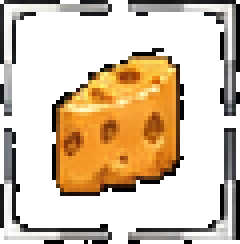
#> input picture games/spacemouse/ref/frames/cheese_pickup.png, 60 x 61 px (shown 4 times larger)
$ python sheetcheck.py ../games/spacemouse/ref/frames/cheese_pickup.png ../games/spacemouse/ref/frames/B3_warning_sign.png
#> lines starting #> are read from the running program, lines starting #| are printed output that depends on the picture; after the words box and inside, x2 and y2 are one past the last pixel; in counts of white or black regions, pixels touching at a corner belong together
#!/usr/bin/env python3
"""Check an art sheet from ChatGPT or Gemini before cutting it (the glyphite-art-prompt skill, step 5).

  python3 tools/sheetcheck.py games/<id>/ref/sheet.png shots/sheet

It finds the background (the median of the border), splits the sheet into pieces, tells label text (white letters with a
dark rim, at most a few lines tall) from drawings, and reports what makes cutting harder:
  - the background: its colour and how flat it is (JPEG noise);
  - the cut tolerance: how close the outline and the drawings' own colours come to the background (colours measured
    inside each drawing, its anti-aliased rim left out), so a cut with that tolerance stops at the outlines;
  - labels within 2 px of a drawing (a wide cut could join them), and drawings with a lot of white (white art, or a
    label merged into them);
  - drawings that are mostly near-black (anything darker than luminance 45 converts as outline).
It writes <out>_boxes.png (every drawing boxed and numbered, labels boxed in blue) and <out>_drawings.json (id, box,
size, dark, white) to read the boxes for tools/art.py from. Counting what is there against the prompt's list (frames per
animation, facings, missing and extra items) is still done by eye on the boxes image.

A game's tools/art.py can import it: analyse(path) returns the same pieces, and label_mask(sheet) the pixels of every label
(with a 2 px margin, never a drawing's pixels) to blank before cutting.
"""
import json, sys
from collections import deque
import numpy as np
from PIL import Image, ImageDraw


def analyse(src):
    """the sheet's background, noise, pieces (label text and drawings) and per-pixel piece ids"""
    a = np.asarray(Image.open(src).convert('RGB')).astype(int); H, W = a.shape[:2]
#> after `a = np.asarray(Image.open(src).convert('RGB')).astype(int)`:
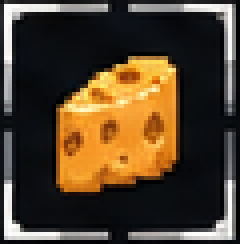
#> a: shape (61, 60, 3) int64 (shown 4 times larger); mean R, G, B 82.5, 65.3, 44.2
#> after `H, W = a.shape[:2]`: H = 61; W = 60
    border = np.concatenate([a[:6].reshape(-1, 3), a[-6:].reshape(-1, 3), a[:, :6].reshape(-1, 3), a[:, -6:].reshape(-1, 3)])
#> border = 1452 rows, first 8: [13, 15, 16], [56, 55, 56], [39, 39, 40], [36, 36, 38], [32, 30, 32], [27, 26, 28], [29, 29, 29], [31, 30, 31]
    bg = np.median(border, 0)
#> bg = [22, 23, 26]
    noise = float(np.percentile(np.sqrt(((border - bg) ** 2).sum(1)), 95))
#> noise = 389.7
    # what counts as drawing: clearly above the background's own noise (a dark outline on a near-black sheet is close to it)
    D = np.sqrt(((a - bg) ** 2).sum(2)); fg = D > max(12, 3 * noise)
#> after `D = np.sqrt(((a - bg) ** 2).sum(2))`:
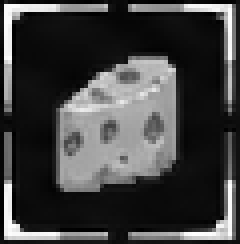
#> D: shape (61, 60) float64 (shown 4 times larger); min 1, max 399, mean 103.2; drawn with min black and max white
#> after `fg = D > max(12, 3 * noise)`: fg: shape (61, 60) bool; every value is 0
    white = (a.min(2) > 185) & (a.max(2) - a.min(2) < 40)
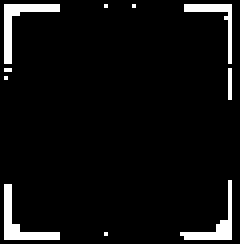
#> white: shape (61, 60) bool (shown 4 times larger); 5.7% white in thin lines or dots
    lum = .3 * a[..., 0] + .59 * a[..., 1] + .11 * a[..., 2]
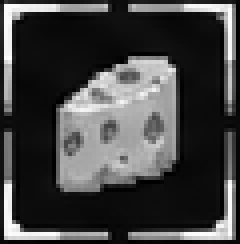
#> lum: shape (61, 60) float64 (shown 4 times larger); min 0, max 254, mean 68.2
    # pieces: 8-connected regions of non-background
    lab = np.zeros((H, W), np.int32); pieces = []
    for y0, x0 in zip(*np.nonzero(fg)):
        if lab[y0, x0]: continue
        n = len(pieces) + 1; lab[y0, x0] = n; q = deque([(y0, x0)]); ys, xs = [], []
        while q:
            y, x = q.popleft(); ys.append(y); xs.append(x)
            for dy in (-1, 0, 1):
                for dx in (-1, 0, 1):
                    yy, xx = y + dy, x + dx
                    if 0 <= yy < H and 0 <= xx < W and fg[yy, xx] and not lab[yy, xx]: lab[yy, xx] = n; q.append((yy, xx))
        ys, xs = np.array(ys), np.array(xs)
        pieces.append(dict(id=n, size=len(ys), box=[int(xs.min()), int(ys.min()), int(xs.max()) + 1, int(ys.max()) + 1],
                           white=float(white[ys, xs].mean()), dark=float((lum[ys, xs] < 45).mean())))
#> this loop made 0 passes
#> lab: shape (61, 60) int32; every value is 0
#> after the loop, pieces = []
    big = [p for p in pieces if p['size'] >= 40]
#> big = []
    # labels: white letters with a dark rim, in pieces no taller than a few lines of text (snow and wool are white too, but
    # in bigger pieces, or with less white in them)
    is_text = lambda p: p['white'] > .18 and p['box'][3] - p['box'][1] <= 90
    return dict(a=a, bg=bg, noise=noise, D=D, fg=fg, lum=lum, lab=lab,
                labels=[p for p in big if is_text(p)], drawings=[p for p in big if not is_text(p) and p['size'] > 300])


def grow(m, n):
    """a mask grown by n pixels (4-neighbours)"""
    g = m.copy()
    for _ in range(n): g[1:, :] |= g[:-1, :]; g[:-1, :] |= g[1:, :]; g[:, 1:] |= g[:, :-1]; g[:, :-1] |= g[:, 1:]
    return g


def label_mask(s):
    """every label's pixels plus a 2 px margin (their anti-aliased halo), never a drawing's pixels"""
    lab = s['lab']; m = np.isin(lab, [t['id'] for t in s['labels']])
    return grow(m, 2) & ~np.isin(lab, [p['id'] for p in s['drawings']])


def report(src, out):
    s = analyse(src); a, D, fg, lum, lab, labels, drawings = s['a'], s['D'], s['fg'], s['lum'], s['lab'], s['labels'], s['drawings']
#> after `s = analyse(src)`: s = 9 items
#> after `a, D, fg, lum, lab, labels, drawings = (s['a'], s['D'], s['fg'], s['lu`: labels = []; drawings = []
    H, W = a.shape[:2]; dids = {p['id'] for p in drawings}
#> after `H, W = a.shape[:2]`: H = 61; W = 60
#> after `dids = {p['id'] for p in drawings}`: dids = 0 items
    print(f'{src}: {W} x {H}, {Image.open(src).format}')
#| ../games/spacemouse/ref/frames/cheese_pickup.png: 60 x 61, PNG
    print(f'  background {s["bg"].astype(int).tolist()}, noise p95 {s["noise"]:.0f} (0 = perfectly flat; JPEG ~10)')
#|   background [22, 23, 26], noise p95 390 (0 = perfectly flat; JPEG ~10)
    print(f'  {len(drawings)} drawings, {len(labels)} label pieces')
#|   0 drawings, 0 label pieces

    # the cut tolerance: the closest colour to the background inside each drawing (2 px in from its edge)
    def interior(m):
        m = m.copy()
        for _ in range(2): m[1:-1, 1:-1] &= m[:-2, 1:-1] & m[2:, 1:-1] & m[1:-1, :-2] & m[1:-1, 2:]
        return m
    worst = []
    for p in drawings:
        x0, y0, x1, y1 = p['box']; m = interior(lab[y0:y1, x0:x1] == p['id']); d = D[y0:y1, x0:x1][m]
        if d.size > 50: worst.append((float(np.percentile(d, .5)), p['id'], p['box']))
#> after the loop, worst = []
    worst.sort()
    # the outline matters most: if it is close to the background (a dark outline on a near-black sheet), a wide fill leaks
    # through it into the drawing. Measure the near-black pixels of every drawing together.
    dark_all = D[(lum < 45) & fg & np.isin(lab, list(dids))]
#> dark_all = empty array
    outline = float(np.percentile(dark_all, 5)) if dark_all.size > 200 else 1e9
#> outline = 1e+09
    if worst:
        closest = min(worst[0][0], outline)
        tol = max(6, int(closest * .6))
        why = (f'the outline is only {outline:.0f} from the background' if outline <= worst[0][0] else
               f'the closest drawing colour is {worst[0][0]:.0f} from the background, in drawing {worst[0][1]} at {worst[0][2]}')
        print(f'  cut tolerance: up to {tol} ({why})')
        for d, i, b in worst[1:3]: print(f'    next closest colour: {d:.0f} in drawing {i} at {b}')

    # labels touching a drawing: a drawing pixel within 2 px of the label's pixels
    for t in labels:
        x0, y0, x1, y1 = t['box']; X0, Y0, X1, Y1 = max(0, x0 - 2), max(0, y0 - 2), min(W, x1 + 2), min(H, y1 + 2)
        near = set(np.unique(lab[Y0:Y1, X0:X1][grow(lab[Y0:Y1, X0:X1] == t['id'], 2)])) & dids
        if near: print(f'  label at {t["box"]} within 2 px of drawing(s) {sorted(int(i) for i in near)}: keep the cut tolerance low, or blank it (drop)')
    for p in drawings:
        if p['white'] > .18: print(f'  drawing {p["id"]} at {p["box"]} is {p["white"]:.0%} white: white art (snow, wool), or a label merged into it')
        if p['dark'] > .5: print(f'  drawing {p["id"]} at {p["box"]} is {p["dark"]:.0%} near-black: it converts as outline (lower --outline-lum for it, or ask again)')

    shot = Image.open(src).convert('RGB'); d = ImageDraw.Draw(shot)
    for p in drawings: d.rectangle(p['box'], outline=(0, 255, 0)); d.text((p['box'][0] + 2, p['box'][1] + 1), str(p['id']), fill=(255, 255, 0))
    for t in labels: d.rectangle(t['box'], outline=(0, 200, 255))
    shot.save(out + '_boxes.png')
    json.dump(drawings, open(out + '_drawings.json', 'w'), indent=0)
    print(f'  wrote {out}_boxes.png and {out}_drawings.json')


if __name__ == '__main__':
    if len(sys.argv) != 3: sys.exit(__doc__)
    report(sys.argv[1], sys.argv[2])

$ run again, on games/spacemouse/ref/frames/alarm1.png
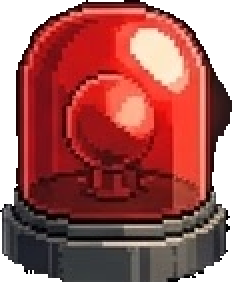
#> input picture games/spacemouse/ref/frames/alarm1.png, 116 x 141 px (shown 2 times larger)
#> bg = [14, 15, 20]
#> noise = 140.9
#> fg: shape (141, 116) bool; every value is 0
#> in analyse, `white = (a.min(2) > 185) & (a.max(2) - a.min(2) < 40)`:
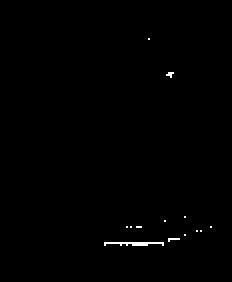
#> white: shape (141, 116) bool (shown 2 times larger); 0.42% white in thin lines or dots, all inside (x1, y1, x2, y2) = (52, 19, 106, 123)
#> in analyse, `lum = .3 * a[..., 0] + .59 * a[..., 1] + .11 * a[..., 2]`:
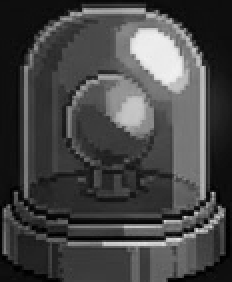
#> lum: shape (141, 116) float64 (shown 2 times larger); min 0, max 242.6, mean 70
#> after the loop in analyse, `for y0, x0 in zip(*np.nonzero(fg)):`: pieces = []
#> s = 9 items
#> labels = []
#> dids = 0 items
#| ../games/spacemouse/ref/frames/alarm1.png: 116 x 141, PNG
#|   background [14, 15, 20], noise p95 141 (0 = perfectly flat; JPEG ~10)
#|   0 drawings, 0 label pieces
#> after the loop in report, `for p in drawings:`: worst = []
#> dark_all = empty array
#> outline = 1e+09

$ run again, on games/spacemouse/ref/frames/alarm2.png
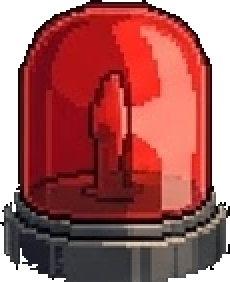
#> input picture games/spacemouse/ref/frames/alarm2.png, 115 x 141 px (shown 2 times larger)
#> bg = [13, 15, 20]
#> noise = 140.6
#> fg: shape (141, 115) bool; every value is 0
#> in analyse, `white = (a.min(2) > 185) & (a.max(2) - a.min(2) < 40)`:
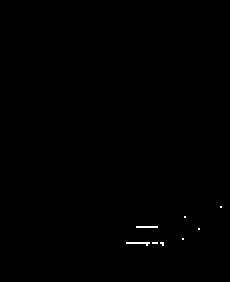
#> white: shape (141, 115) bool (shown 2 times larger); 0.21% white in thin lines or dots, all inside (x1, y1, x2, y2) = (63, 103, 111, 123)
#> in analyse, `lum = .3 * a[..., 0] + .59 * a[..., 1] + .11 * a[..., 2]`:
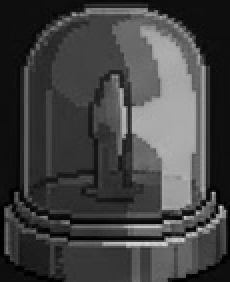
#> lum: shape (141, 115) float64 (shown 2 times larger); min 0, max 219, mean 67
#> after the loop in analyse, `for y0, x0 in zip(*np.nonzero(fg)):`: pieces = []
#> s = 9 items
#> labels = []
#> dids = 0 items
#| ../games/spacemouse/ref/frames/alarm2.png: 115 x 141, PNG
#|   background [13, 15, 20], noise p95 141 (0 = perfectly flat; JPEG ~10)
#|   0 drawings, 0 label pieces
#> after the loop in report, `for p in drawings:`: worst = []
#> dark_all = empty array
#> outline = 1e+09
